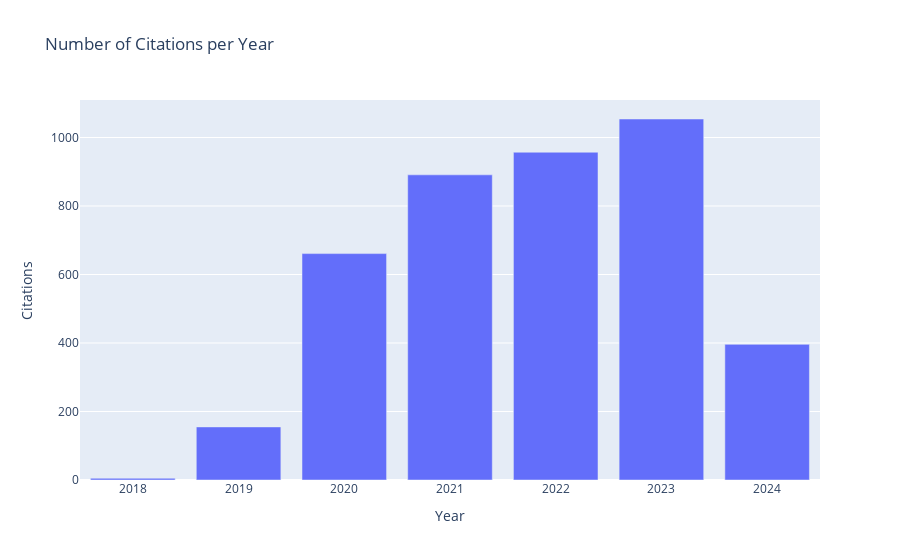

The code cell stored with this chart in its notebook:
### Code cell
import plotly.express as px
import pandas as pd
from collections import Counter

years = [citation.year for citation in all_citations]
citation_count = Counter(years)
df = pd.DataFrame(list(citation_count.items()), columns=['Year', 'Citations'])
df = df.sort_values('Year')
fig = px.bar(df, x='Year', y='Citations', title='Number of Citations per Year')
fig.show()

### Figure 1 — Plotly figure (JSON) as saved in the notebook; plotly's stock layout.template omitted (floating-point values rounded to 4 significant figures)
{"data": [{"alignmentgroup": "True", "hovertemplate": "Year=%{x}<br>Citations=%{y}<extra></extra>", "legendgroup": "", "marker": {"color": "#636efa", "pattern": {"shape": ""}}, "name": "", "offsetgroup": "", "orientation": "v", "showlegend": false, "textposition": "auto", "type": "bar", "x": [2018, 2019, 2020, 2021, 2022, 2023, 2024, null], "xaxis": "x", "y": [5, 155, 661, 891, 957, 1054, 396, 38], "yaxis": "y"}], "layout": {"autosize": true, "barmode": "relative", "legend": {"tracegroupgap": 0}, "title": {"text": "Number of Citations per Year"}, "xaxis": {"anchor": "y", "autorange": true, "domain": [0, 1], "range": [2018.0, 2024.0], "title": {"text": "Year"}, "type": "linear"}, "yaxis": {"anchor": "x", "autorange": true, "domain": [0, 1], "range": [0, 1109.0], "title": {"text": "Citations"}, "type": "linear"}}}
